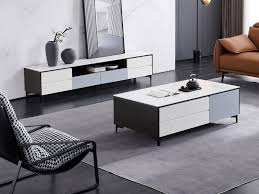
#> input picture data/harris.jpeg, 259 x 194 px
$ python v3_harris.py
#> lines starting #> are read from the running program, lines starting #| are printed output that depends on the picture; after the words box and inside, x2 and y2 are one past the last pixel; in counts of white or black regions, pixels touching at a corner belong together
import cv2
import numpy as np
import matplotlib.pyplot as plt
#读入图像并转化为float类型，用于传递给harris函数
filename = 'data/harris.jpeg'

img = cv2.imread(filename)
#> img is the input picture: shape (194, 259, 3); mean B, G, R 136.6, 131.4, 134.1

gray_img = cv2.cvtColor(img, cv2.COLOR_BGR2GRAY)
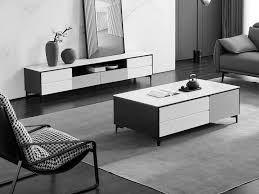
#> gray_img: shape (194, 259); min 0, max 255, mean 132.8

gray_img = np.float32(gray_img)

#对图像执行harris
Harris_detector = cv2.cornerHarris(gray_img, 2, 3, 0.04)
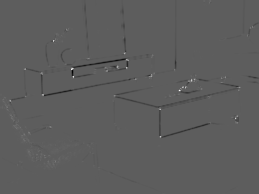
#> Harris_detector: shape (194, 259) float32; min -91972504, max 158336176, mean -508129; drawn with min black and max white

#膨胀harris结果
# dst = cv2.dilate(Harris_detector, None)

# 设置阈值
thres = 0.01*Harris_detector.max()
#> thres = 1583361.8

img[Harris_detector > thres] = [255,0,0]
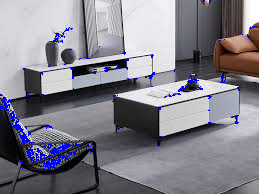
#> img: shape (194, 259, 3); 2.38% of pixels changed, all inside (x1, y1, x2, y2) = (0, 0, 255, 194)

print(Harris_detector.shape)
#| (194, 259)

$ run again, with data/noise1.jpeg copied over data/harris.jpeg
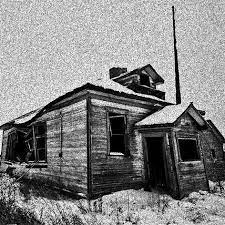
#> input picture data/noise1.jpeg, 225 x 225 px
#> img is the input picture: shape (225, 225, 3); min 0, max 255, mean 133
#> `Harris_detector = cv2.cornerHarris(gray_img, 2, 3, 0.04)`:
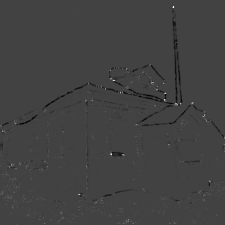
#> Harris_detector: shape (225, 225) float32; min -64172044, max 183554608, mean -242775.8; drawn with min black and max white
#> thres = 1835546.1
#> `img[Harris_detector > thres] = [255,0,0]`:
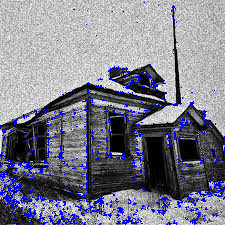
#> img: shape (225, 225, 3); 5.97% of pixels changed, all inside (x1, y1, x2, y2) = (0, 2, 225, 225)
#| (225, 225)
